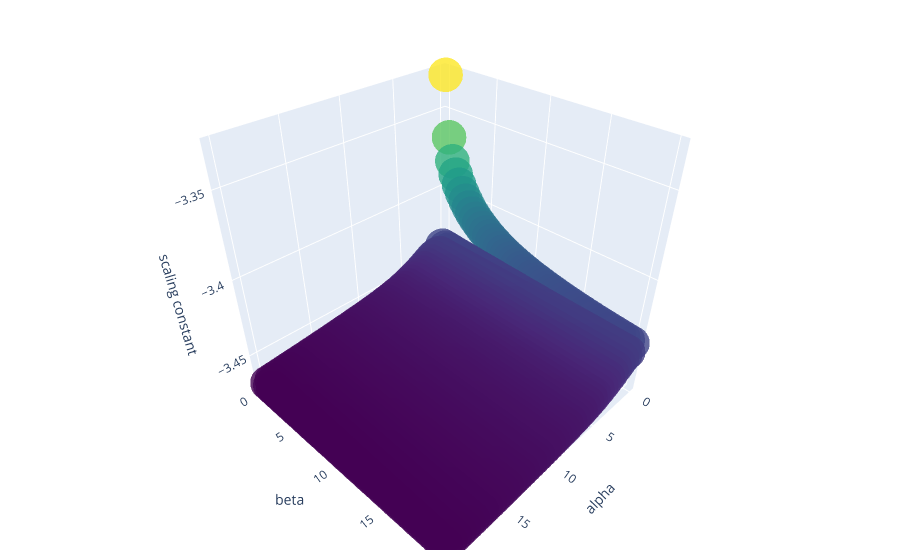

The notebook cell saved with this chart:
### Code cell
graph_objects(c2s)

### Figure 1 — Plotly figure (JSON) as saved in the notebook; plotly's stock layout.template omitted (floating-point values rounded to 4 significant figures; data arrays with more than 128 entries replaced by an {"elided": "..."} marker saying what was removed)
{"data": [{"marker": {"color": {"elided": "2500 float values"}, "colorscale": [[0, "#440154"], [0.1111, "#482878"], [0.2222, "#3e4989"], [0.3333, "#31688e"], [0.4444, "#26828e"], [0.5556, "#1f9e89"], [0.6667, "#35b779"], [0.7778, "#6ece58"], [0.8889, "#b5de2b"], [1, "#fde725"]], "opacity": 0.8, "size": 12}, "mode": "markers", "type": "scatter3d", "x": {"elided": "2500 float values"}, "y": {"elided": "2500 float values"}, "z": {"elided": "2500 float values"}}], "layout": {"margin": {"b": 10, "l": 10, "r": 20, "t": 10}, "scene": {"xaxis": {"title": {"text": "alpha"}}, "yaxis": {"title": {"text": "beta"}}, "zaxis": {"title": {"text": "scaling constant"}}}}}
